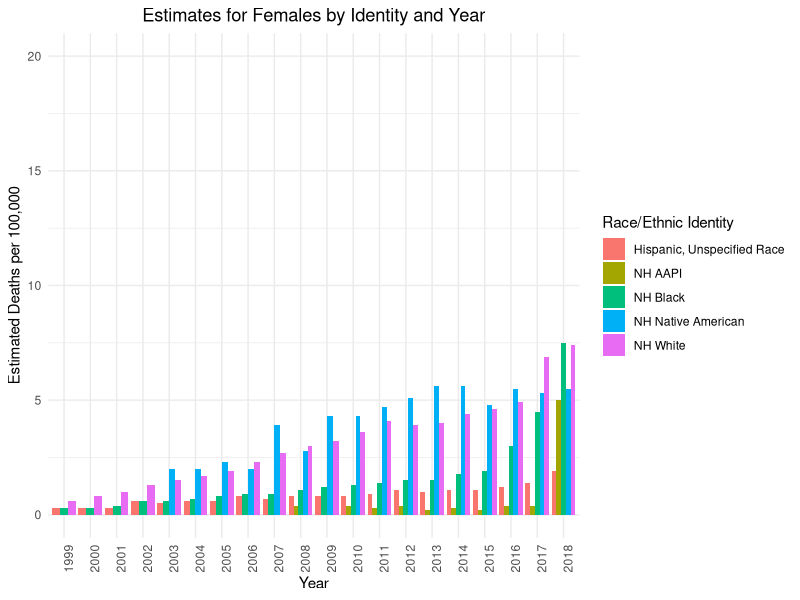
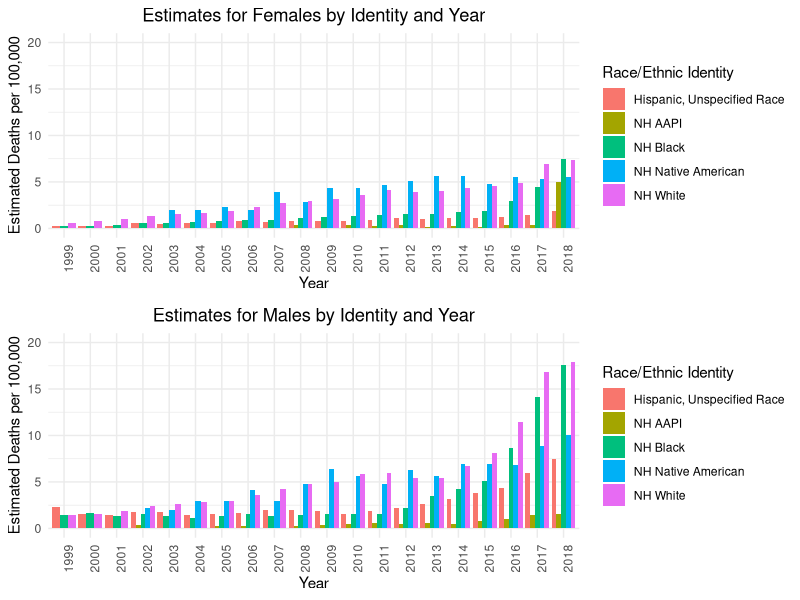
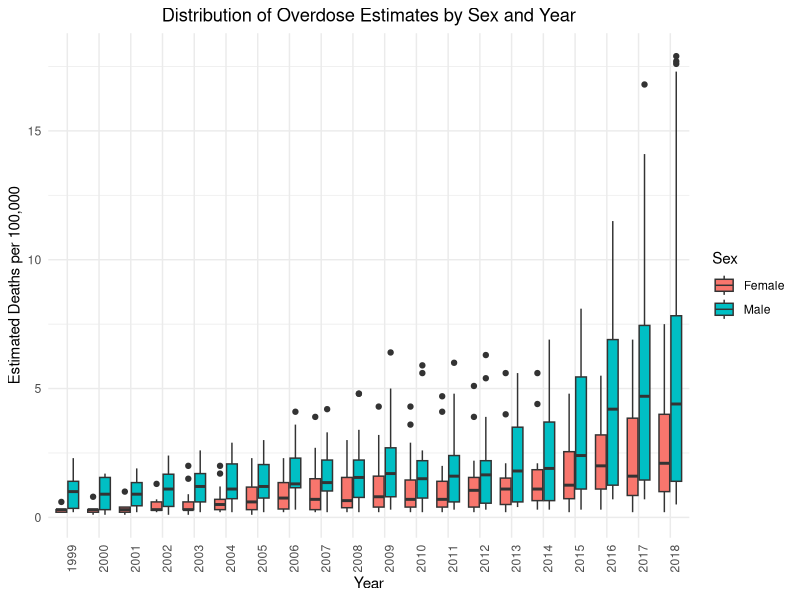
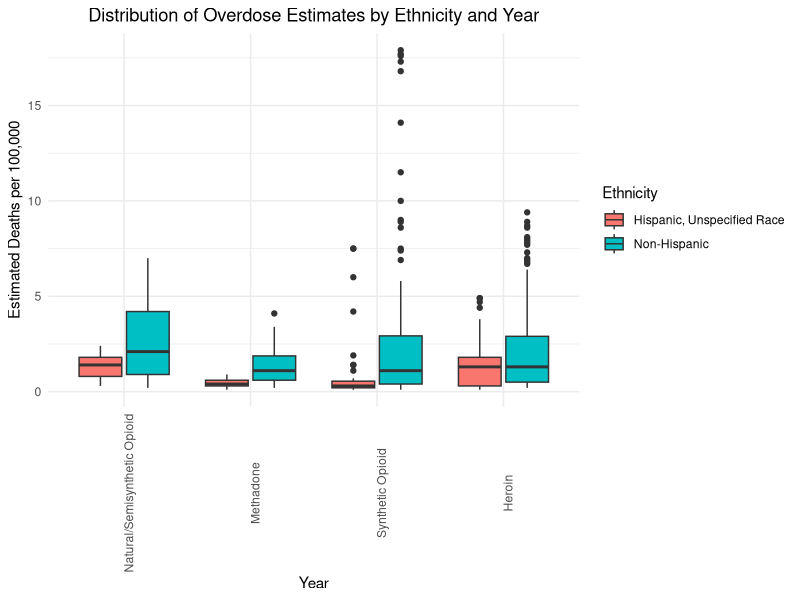
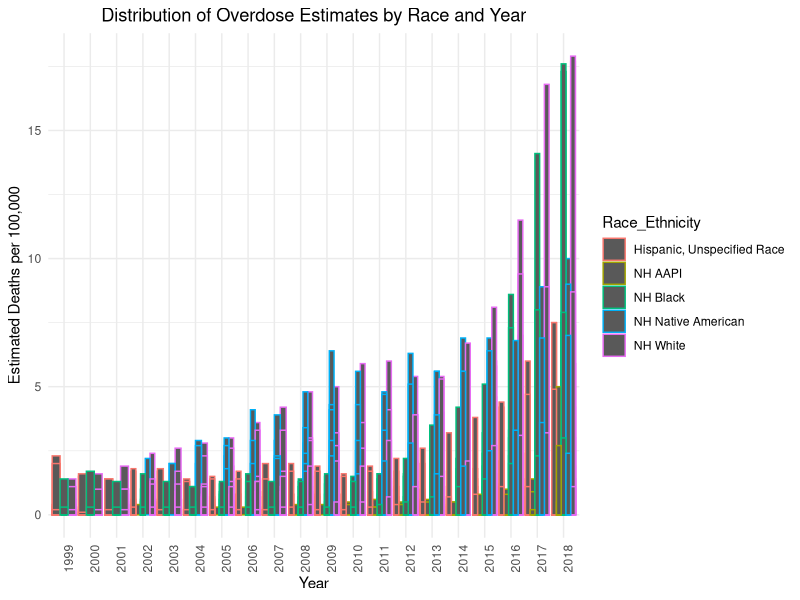
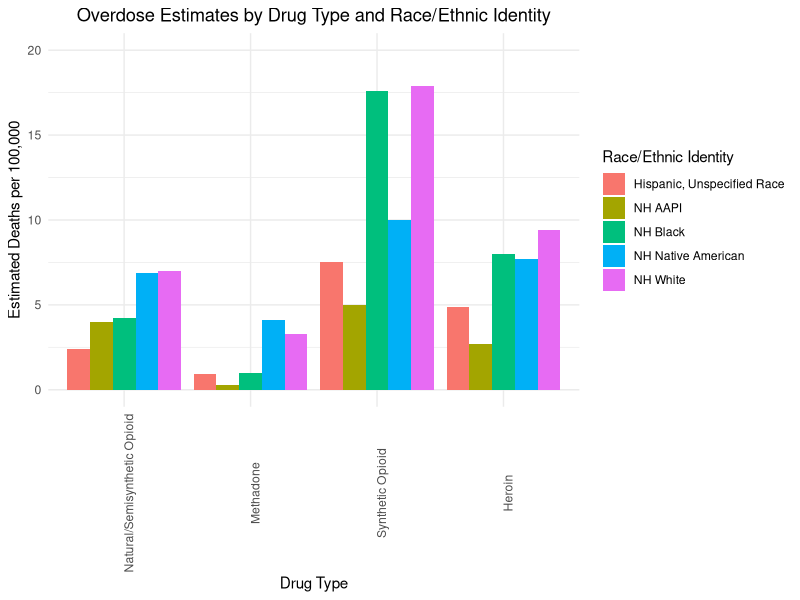
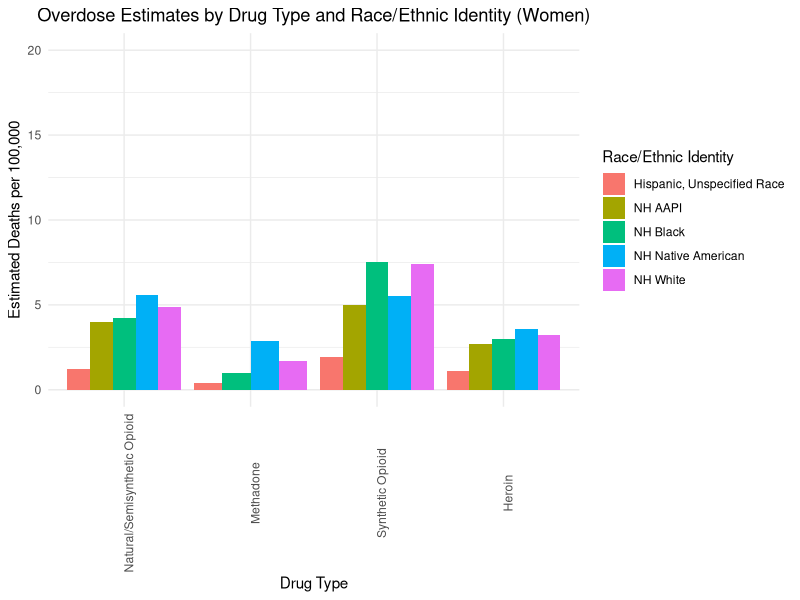
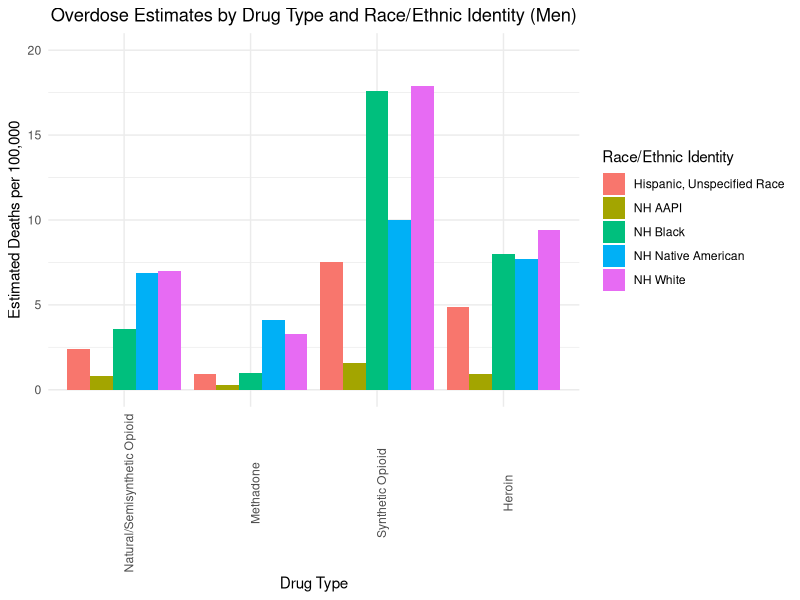

Here is the R script that generated these plots, in order:
## ---- chunk 1

library(tidyverse)

library(ggplot2)

library(gridExtra)
drug <- read_csv("drug_data.csv", show_col_types = F)
## ---- chunk 2
table(drug$PANEL_NUM, drug$PANEL)
## ---- chunk 3
drug_type <- drug %>% 
  rename(Responsible_Drug = "PANEL_NUM") %>% 
  mutate(
     Responsible_Drug = case_when(
      Responsible_Drug == 0 ~ "All Drug Types",
      Responsible_Drug == 1 ~ "Any Opioid",
      Responsible_Drug == 2 ~ "Natural/Semisynthetic Opioid",
      Responsible_Drug == 3 ~ "Methadone",
      Responsible_Drug == 4 ~ "Synthetic Opioid",
      Responsible_Drug == 5 ~ "Heroin",
      TRUE ~ "Unknown" 
     ))

## We complete the factor function here to maintain the order of the drug levels in future visualizations. 

 drug_type$Responsible_Drug <- factor(drug_type$Responsible_Drug, levels =c("All Drug Types", "Any Opioid", "Natural/Semisynthetic Opioid", "Methadone", "Synthetic Opioid", "Heroin"))
## ---- chunk 4
##This table tells us which single digit number represents the racial/sex level of the STUB_NAME variable. 

table(drug$STUB_NAME_NUM, drug$STUB_NAME) ## 4 is the number that corresponds to Race and Sex, 

## We then filtered on this to see which decimal number corresponds to each racial/gender group. 
drug_exam <- drug_type %>% 
  filter(STUB_NAME_NUM == 4)
## ---- chunk 5
table(drug_exam$STUB_LABEL_NUM, drug_exam$STUB_LABEL)
## ---- chunk 6
drug_RES <- drug_type %>% 
  filter(STUB_NAME_NUM == 5) %>%
  rename(Race_Ethnicity = "STUB_LABEL_NUM") %>% 
  mutate(
     Race_Ethnicity = case_when(
     Race_Ethnicity == 5.1 ~ "Hispanic, Unspecified Race",
      Race_Ethnicity == 5.2 ~ "NH White",
      Race_Ethnicity == 5.3 ~ "NH Black",
      Race_Ethnicity == 5.4 ~ "NH Native American",
      Race_Ethnicity == 5.5 ~ "NH AAPI",
      Race_Ethnicity == 5.6 ~ "Hispanic, Unspecified Race",
      Race_Ethnicity == 5.7 ~ "NH White",     
      Race_Ethnicity == 5.8 ~ "NH Black",
      Race_Ethnicity == 5.9 ~ "NH Native American",
      Race_Ethnicity == 5.91 ~ "NH AAPI",
      TRUE ~ "Unknown" 
    )) %>% 
   mutate(
   Ethnicity = case_when(
      grepl("Black", Race_Ethnicity) ~ "Non-Hispanic",
      grepl("White", Race_Ethnicity) ~ "Non-Hispanic",
      grepl("Native American", Race_Ethnicity) ~ "Non-Hispanic",
      grepl("AAPI", Race_Ethnicity) ~ "Non-Hispanic",
      grepl("Hispanic", Race_Ethnicity) ~ "Hispanic, Unspecified Race",
      TRUE ~ "Unknown"
    )) %>% 
  mutate(
    Sex = case_when(
      grepl("Female", STUB_LABEL) ~ "Female",
      grepl("Male", STUB_LABEL) ~ "Male",
      TRUE ~ "Unknown")) 

##Further cleaning data to remove NAs, Unknowns, and generalized drug types
drug_RES$FLAG <- NULL
drug_RES <- drug_RES %>% 
  filter(!grepl("Unknown", Race_Ethnicity)) %>% 
  filter(!grepl("Any", Responsible_Drug)) %>% 
  filter(!grepl("All", Responsible_Drug)) %>% 
  na.omit



##Disaggregating by Sex for Central Measures and Visualization
drug_Fem <- drug_RES %>% 
  filter(Sex == "Female")

drug_Male <- drug_RES %>% 
  filter(Sex == "Male")
## ---- chunk 7

overall_plot_M <- ggplot(drug_Male, aes(x = factor(YEAR), y = ESTIMATE, fill = Race_Ethnicity)) +
  geom_bar(stat = "identity", position = "dodge", na.rm = TRUE) +
  labs(title = "Estimates for Males by Identity and Year",
       x = "Year",
       y = "Estimated Deaths per 100,000") +
  theme_minimal() + theme(axis.text.x = element_text(angle = 90)) + labs(fill = "Race/Ethnic Identity") +  theme(plot.title = element_text(hjust = 0.5)) + ylim(0,20)


overall_plot_F <- ggplot(drug_Fem, aes(x = factor(YEAR), y = ESTIMATE, fill = Race_Ethnicity)) +
  geom_bar(stat = "identity", position = "dodge", na.rm = TRUE) +
  labs(title = "Estimates for Females by Identity and Year",
       x = "Year",
       y = "Estimated Deaths per 100,000") +
  theme_minimal() + theme(axis.text.x = element_text(angle = 90)) + labs(fill = "Race/Ethnic Identity") +  theme(plot.title = element_text(hjust = 0.5))+ ylim(0,20)

overall_plot_F
grid.arrange(overall_plot_F, overall_plot_M)
## ---- chunk 8

## To visualize our data, we first looked at the distribution of Race_Sex by the estimate, to see which race and gender had the highest rate of drug overdose.


## The median lines of each box plot imply that among all drug types and across the 20 year period of the data, Native American Males and White Males have the highest rates of death from overdose. It appears that White Males and Black Males have the highest variation as it relates to drug overdoses. We can verify these findings in the next section where we analyze the central tendencies of the data. 


## The next variable we looked at is the YEAR to showcase the distribution of how the number of overdose has changed over time. Instead of focusing on both the race and sex, we found it would be beneficial to just focus sex as the graph might be over saturated.

year_Sex <- ggplot(drug_RES, aes(x = factor(YEAR), y = ESTIMATE, fill = Sex)) +
  geom_boxplot(na.rm = TRUE) +
  labs(title = "Distribution of Overdose Estimates by Sex and Year", 
       x = "Year", 
       y = "Estimated Deaths per 100,000") +
  theme_minimal() + theme(axis.text.x = element_text(angle = 90)) + theme(plot.title = element_text(hjust = 0.5))

year_Sex

year_Ethnicity <- ggplot(drug_RES, aes(x = factor(Responsible_Drug), y = ESTIMATE, fill = Ethnicity)) +
  geom_boxplot(na.rm = TRUE) +
  labs(title = "Distribution of Overdose Estimates by Ethnicity and Year", 
       x = "Year", 
       y = "Estimated Deaths per 100,000") +
  theme_minimal() + theme(axis.text.x = element_text(angle = 90)) + theme(plot.title = element_text(hjust = 0.5))

year_Ethnicity

year_Race <- ggplot(drug_RES, aes(x = factor(YEAR), y = ESTIMATE, color = Race_Ethnicity)) +
  labs(title = "Distribution of Overdose Estimates by Race and Year", 
       x = "Year", 
       y = "Estimated Deaths per 100,000") +
  theme_minimal() + theme(axis.text.x = element_text(angle = 90)) + theme(plot.title = element_text(hjust = 0.5)) +   geom_bar(stat = "identity", position = "dodge")

year_Race

## The graph shows that a common trend for both female and male is that as the year increased the number of drug overdose increased. While it was a subtle increase for females, the males saw a larger rise in drug overdose deaths. The differences in the rate of increase are visible from the continued distance in the median bar between females and males as time goes on. Again, we can verify this with additional central tendency measures. 


## Finally, we wanted to see the distribution of the different drug type overdose among the different race and genders to see which type is more prevalent.

type_RE <- ggplot(drug_RES, aes(x = factor(Responsible_Drug), y = ESTIMATE, fill = Race_Ethnicity)) +
  geom_bar(stat = "identity", position = "dodge",na.rm = TRUE) +
  labs(title = "Overdose Estimates by Drug Type and Race/Ethnic Identity", 
       x = "Drug Type", 
       y = "Estimated Deaths per 100,000") +
  theme_minimal() + theme(axis.text.x = element_text(angle = 90)) + labs(fill = "Race/Ethnic Identity") + theme(plot.title = element_text(hjust = 0.5)) + ylim(0,20)

type_RE



type_REF <- ggplot(drug_Fem, aes(x = factor(Responsible_Drug), y = ESTIMATE, fill = Race_Ethnicity)) +
  geom_bar(stat = "identity", position = "dodge",na.rm = TRUE) +
  labs(title = "Overdose Estimates by Drug Type and Race/Ethnic Identity (Women)", 
       x = "Drug Type", 
       y = "Estimated Deaths per 100,000") +
  theme_minimal() + theme(axis.text.x = element_text(angle = 90)) + labs(fill = "Race/Ethnic Identity") + theme(plot.title = element_text(hjust = 0.5)) + ylim(0, 20)



type_REM <- ggplot(drug_Male, aes(x = factor(Responsible_Drug), y = ESTIMATE, fill = Race_Ethnicity))+
  geom_bar(stat = "identity", position = "dodge",na.rm = TRUE) +
  labs(title = "Overdose Estimates by Drug Type and Race/Ethnic Identity (Men)", 
       x = "Drug Type", 
       y = "Estimated Deaths per 100,000") +
  theme_minimal() + theme(axis.text.x = element_text(angle = 90)) + labs(fill = "Race/Ethnic Identity") + theme(plot.title = element_text(hjust = 0.5)) + ylim(0, 20)

type_REF
type_REM


## ---- chunk 9
## To understand the information from the data, we have to understand the outcome variable which showcase the estimate for drug overdose death, these aggregrate measures are for all race/sex pairings across time, and provided a "standard" of sorts when comparing mean, median, or standard deviation for a specific year, race, and/or sex group. 


mean_estimate <- mean(drug_RES$ESTIMATE, na.rm = TRUE) #4.2
median_estimate <- median(drug_RES$ESTIMATE, na.rm = TRUE) #2
std_estimate <- sd(drug_RES$ESTIMATE, na.rm = TRUE) #5.19




## To gain a better understanding of the outcome, we chose to focus on the mean of the different races and gender to see the mean of drug overdose death rate amongst the different groups as well as the standard deviation 

meanrace <- drug_RES %>%
  group_by(Race_Ethnicity, Sex) %>%
  summarize(mean_estimate = mean(ESTIMATE, na.rm = TRUE), .groups = 'drop')

meanrace

stdrace<- drug_RES %>%
  group_by(Race_Ethnicity, Sex) %>%
  summarize(std_dev_estimate = sd(ESTIMATE, na.rm = TRUE), .groups = 'drop')

stdrace

##Racial Group Mean and Standard Deviation by Year

mean_year_race <- drug_RES %>% 
  group_by(YEAR, Race_Ethnicity) %>% 
   summarize(mean_estimate = mean(ESTIMATE, na.rm = TRUE), .groups = 'drop')

mean_year_race

std_year_race <- drug_RES %>% 
  group_by(YEAR, Race_Ethnicity) %>% 
    summarize(std_dev_estimate = sd(ESTIMATE, na.rm = TRUE), .groups = 'drop')

std_year_race

#Sex Group Mean and Standard Deviation by Year

mean_year_sex <- drug_RES %>% 
  group_by(YEAR, Sex) %>% 
   summarize(mean_estimate = mean(ESTIMATE, na.rm = TRUE), .groups = 'drop')

mean_year_sex

std_year_sex <- drug_RES %>% 
  group_by(YEAR, Sex) %>% 
     summarize(std_dev_estimate = sd(ESTIMATE, na.rm = TRUE), .groups = 'drop')

std_year_sex

##Drug Type Mean and Standard Deviation by Year 
mean_year_type <- drug_RES %>% 
  group_by(YEAR, Responsible_Drug) %>% 
  filter(!Responsible_Drug %in% c("All Drug Types", "Any Opioid")) %>% 
  summarize(mean_estimate = mean(ESTIMATE, na.rm = TRUE), .groups = 'drop')

mean_year_type

std_year_type <- drug_RES %>% 
  group_by(YEAR, Sex) %>% 
  filter(!Responsible_Drug %in% c("All Drug Types", "Any Opioid")) %>% 
  summarize(std_dev_estimate = sd(ESTIMATE, na.rm = TRUE), .groups = 'drop')

std_year_type



## ---- chunk 10
## A Two Way ANOVA with Race and Sex as the categorical variables of analysis
RS_Model <- aov(ESTIMATE ~ Race_Ethnicity + Sex,
  data = drug_RES
)
summary(RS_Model)

table(drug_RES$Sex, drug_RES$Race_Ethnicity)

m1 <- aov(ESTIMATE ~ Ethnicity, data = drug_RES)
m2 <- aov(ESTIMATE ~ Ethnicity + Race_Ethnicity, data = drug_RES)
m3 <- aov(ESTIMATE ~ Race_Ethnicity + Sex, data = drug_RES)
m4 <- aov(ESTIMATE ~ Ethnicity + Race_Ethnicity + Sex, data = drug_RES)
m4.1 <- aov(ESTIMATE ~ Ethnicity + Race_Ethnicity + Sex + Sex:Race_Ethnicity + Responsible_Drug, data = drug_RES)
m5 <- aov(ESTIMATE ~ Ethnicity + Race_Ethnicity + Sex + Responsible_Drug, data = drug_RES)
m6 <- aov(ESTIMATE ~ Ethnicity + Race_Ethnicity + Ethnicity:Race_Ethnicity, data = drug_RES)
m7 <- aov(ESTIMATE ~ Ethnicity + Race_Ethnicity + Race_Ethnicity:Responsible_Drug, data = drug_RES)
m8 <- aov(ESTIMATE ~ Ethnicity + Race_Ethnicity + Responsible_Drug + Race_Ethnicity:Responsible_Drug, data = drug_RES)

summary(m1)
summary(m2)
summary(m3)
summary(m4.1)
summary(m4)
summary(m5)
summary(m6)
summary(m7)
summary(m8)

## From the table we can see this is somewhat of a balanced Two-way ANOVA as we can see close to the same number of observations across the different categories
## ---- chunk 11
## A Two Way ANOVA with Race and Sex as the categorical variables of analysis, with an additional consideration for an interaction effect between these two variables
RS_IntModel <- aov(ESTIMATE ~ Race_Ethnicity + Sex + Race_Ethnicity:Sex,
  data = drug_RES
)

summary(RS_IntModel)
## ---- chunk 12
## A Three Way Anova with Race, Sex, and Responsible Drug as the categorical variable of analysis 
Type_Model<- aov(ESTIMATE ~ Race_Ethnicity + Sex + Responsible_Drug,
  data = drug_RES)
summary(Type_Model)




